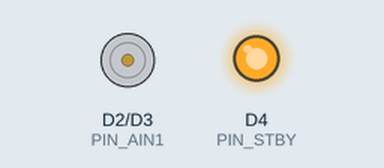
Recording of a sketch running on a simulated ESP8266 (NodeMCU). Parts: motor-driver pin pairs drawn as motors (green arrow = first pin HIGH = forward, orange = second pin HIGH = backward, longer = more drive, scaled by the enable pin, stopped while the standby pin is LOW), output pins drawn as LEDs (lit = HIGH).

Above: at 0.05 s.
At 6.85 s:
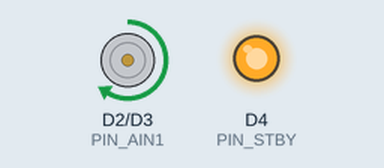
At 13.25 s:
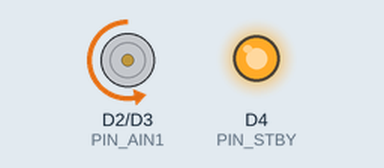
At 26.45 s:
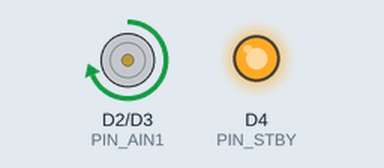
Timing chart, 0 to 26.8 s (numbered marks = the images above):
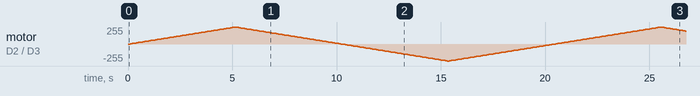

The sketch:

lab4part3.ino
```cpp
/*
 * lab4part3.ino
 *
 * Controls a DC motor using the TB6612FNG motor driver and PWM.
 * Ramps speed from 0% to 100% and back, then reverses direction.
 * Uses millis() for non-blocking timing.
 *
 * Author: Bill Turbadrakh
 * Created: 2025-04-20
 * Modified: 2025-04-22
 */

// === Pin Assignments ===
const int PIN_PWMA = D5;     // PWM pin to control speed
const int PIN_AIN1 = D2;     // Direction control
const int PIN_AIN2 = D3;     // Direction control
const int PIN_STBY = D4;     // Standby control

// === PWM Constants ===
const int PWM_MIN = 0;
const int PWM_MAX = 255;
const unsigned long PWM_UPDATE_INTERVAL_MS = 100;  // ~5s for full ramp

// === Globals ===
int g_duty_cycle = 0;
int g_duty_step = 5;  // Adjust to reach max in ~5s
unsigned long g_last_update_time_ms = 0;
bool g_forward = true;
bool g_ramping_up = true;

void setup() {
  pinMode(PIN_PWMA, OUTPUT);
  pinMode(PIN_AIN1, OUTPUT);
  pinMode(PIN_AIN2, OUTPUT);
  pinMode(PIN_STBY, OUTPUT);

  digitalWrite(PIN_STBY, HIGH); // Enable motor driver
  set_direction(g_forward);
  analogWrite(PIN_PWMA, g_duty_cycle);
}

void loop() {
  unsigned long current_time_ms = millis();

  if (current_time_ms - g_last_update_time_ms >= PWM_UPDATE_INTERVAL_MS) {
    g_last_update_time_ms = current_time_ms;

    if (g_ramping_up) {
      g_duty_cycle += g_duty_step;
      if (g_duty_cycle >= PWM_MAX) {
        g_duty_cycle = PWM_MAX;
        g_ramping_up = false;
      }
    } else {
      g_duty_cycle -= g_duty_step;
      if (g_duty_cycle <= PWM_MIN) {
        g_duty_cycle = PWM_MIN;
        g_ramping_up = true;
        g_forward = !g_forward;
        set_direction(g_forward);
      }
    }
    analogWrite(PIN_PWMA, g_duty_cycle);
  }
}

// === Helper: Set motor direction ===
void set_direction(bool forward) {
  if (forward) {
    digitalWrite(PIN_AIN1, HIGH);
    digitalWrite(PIN_AIN2, LOW);
  } else {
    digitalWrite(PIN_AIN1, LOW);
    digitalWrite(PIN_AIN2, HIGH);
  }
}
```
